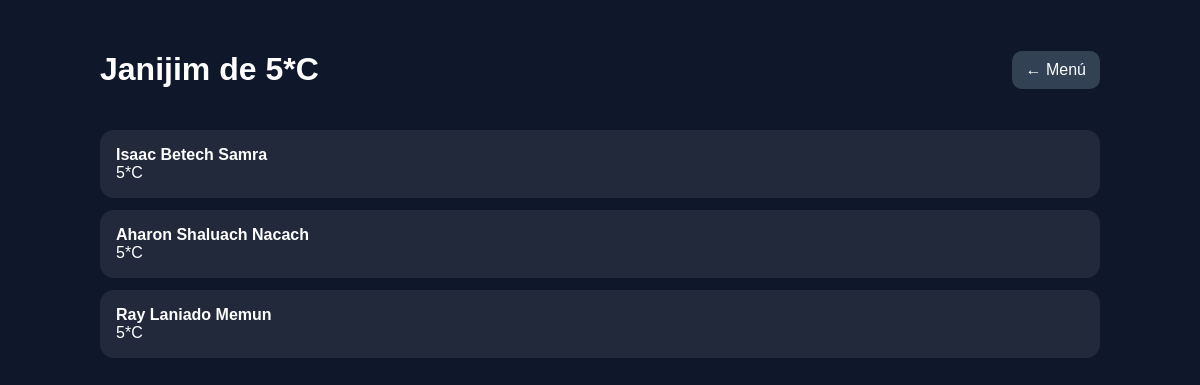
Page /janijim/ (signed in) on the committed database.
### kbutzot/models.py (models this page shows, shortened)
class Janij(models.Model):
    nombre = models.CharField(max_length=100)
    kbutza = models.ForeignKey(Kbutza, on_delete=models.SET_NULL, null=True, blank=True)
    nombre_mama = models.CharField(max_length=100, blank=True, null=True)
    tel_mama = models.CharField(max_length=30, blank=True, null=True)
    nombre_papa = models.CharField(max_length=100, blank=True, null=True)
    tel_papa = models.CharField(max_length=30, blank=True, null=True)
    info_medica = models.TextField(blank=True, null=True)

class Kbutza(models.Model):
    nombre = models.CharField(max_length=100)
    color = models.CharField(max_length=50, blank=True, null=True)
    cuarto = models.CharField(max_length=100, blank=True, null=True)

### torneo/views.py (the view)
# urls.py: path('janijim/', janijim_publicos, name='janijim_publicos'),
def janijim_publicos(request):
    usuario_id = request.session.get('usuario_id')
    usuario_tipo = request.session.get('usuario_tipo')
    janijim = []
    titulo = "Janijim"
    if usuario_tipo == 'admin':
        janijim = Janij.objects.all().order_by('nombre')
        titulo = "Todos los janijim"
    elif usuario_tipo == 'madrij':
        usuario = UsuarioCamp.objects.filter(id=usuario_id, tipo='madrij').first()
        if usuario:
            asignacion = MadrijKbutza.objects.filter(usuario=usuario).first()
            if asignacion:
                janijim = Janij.objects.filter(kbutza=asignacion.kbutza)
                titulo = f"Janijim de {asignacion.kbutza.nombre}"
    else:
        return redirect('/')
    return render(request, 'janijim.html', {
        'janijim': janijim,
        'titulo': titulo
    })

### templates/janijim.html (shortened to what this page needs)
<!DOCTYPE html>
<html lang="es">
<head>
</head>
<body>
<div class="container">
    <div class="topbar">
        <h1>{{ titulo }}</h1>
        {% if request.session.usuario_tipo == 'admin' %}
            <a class="btn" href="/panel-admin/">← Panel</a>
        {% elif request.session.usuario_tipo == 'madrij' %}
            <a class="btn" href="/menu-madrij/">← Menú</a>
        {% endif %}
    </div>
    <div class="grid">
        {% for j in janijim %}
            <a class="card" href="/janijim/{{ j.id }}/" style="text-decoration:none; color:white;">
               <strong>{{ j.nombre }}</strong><br>
               {% if j.kbutza %}
                   {{ j.kbutza.nombre }}
               {% endif %}
            </a>
        {% empty %}
            <div class="card">No hay janijim.</div>
        {% endfor %}
    </div>
</div>
</body>
</html>

### templates/janijim.html (style rules this page uses)
body { margin:0; font-family:Arial; background:#0f172a; color:white; }
.container { max-width:1000px; margin:auto; padding:30px 20px; }
.topbar { display:flex; justify-content:space-between; align-items:center; margin-bottom:20px; }
.grid { display:grid; gap:12px; }
.card { background:rgba(255,255,255,0.08); padding:16px; border-radius:14px; }
.btn { background:#334155; color:white; padding:10px 14px; border-radius:10px; text-decoration:none; }

### rows in the picture
Janij: nombre "Isaac Betech Samra", kbutza.nombre "5*C"
Janij: nombre "Aharon Shaluach Nacach", kbutza.nombre "5*C"
Janij: nombre "Ray Laniado Memun", kbutza.nombre "5*C"

### other values in the picture
{{ titulo }} "Janijim de 5*C"
